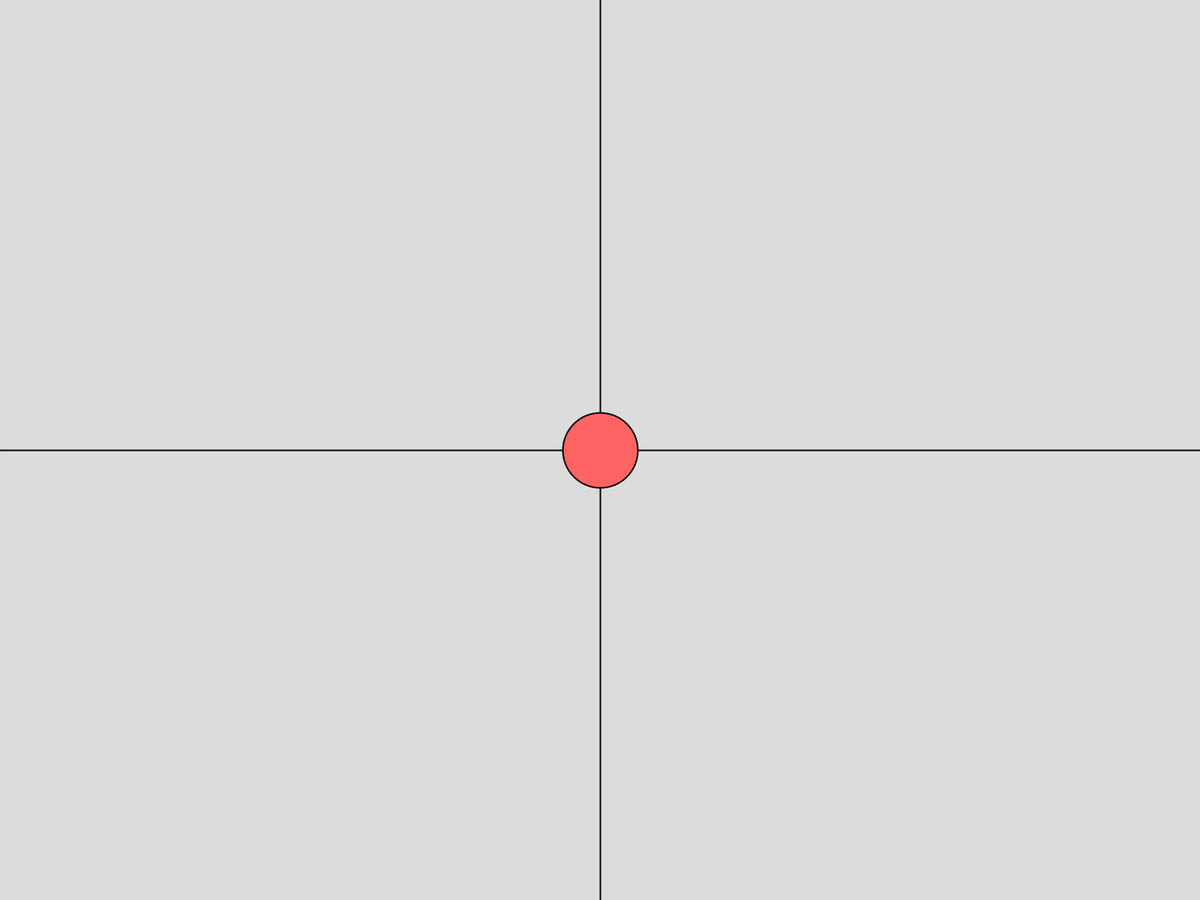
Frame 1 (no input)
Frame 60 (the mouse pressed at the canvas centre just before this capture): identical to frame 1, image omitted
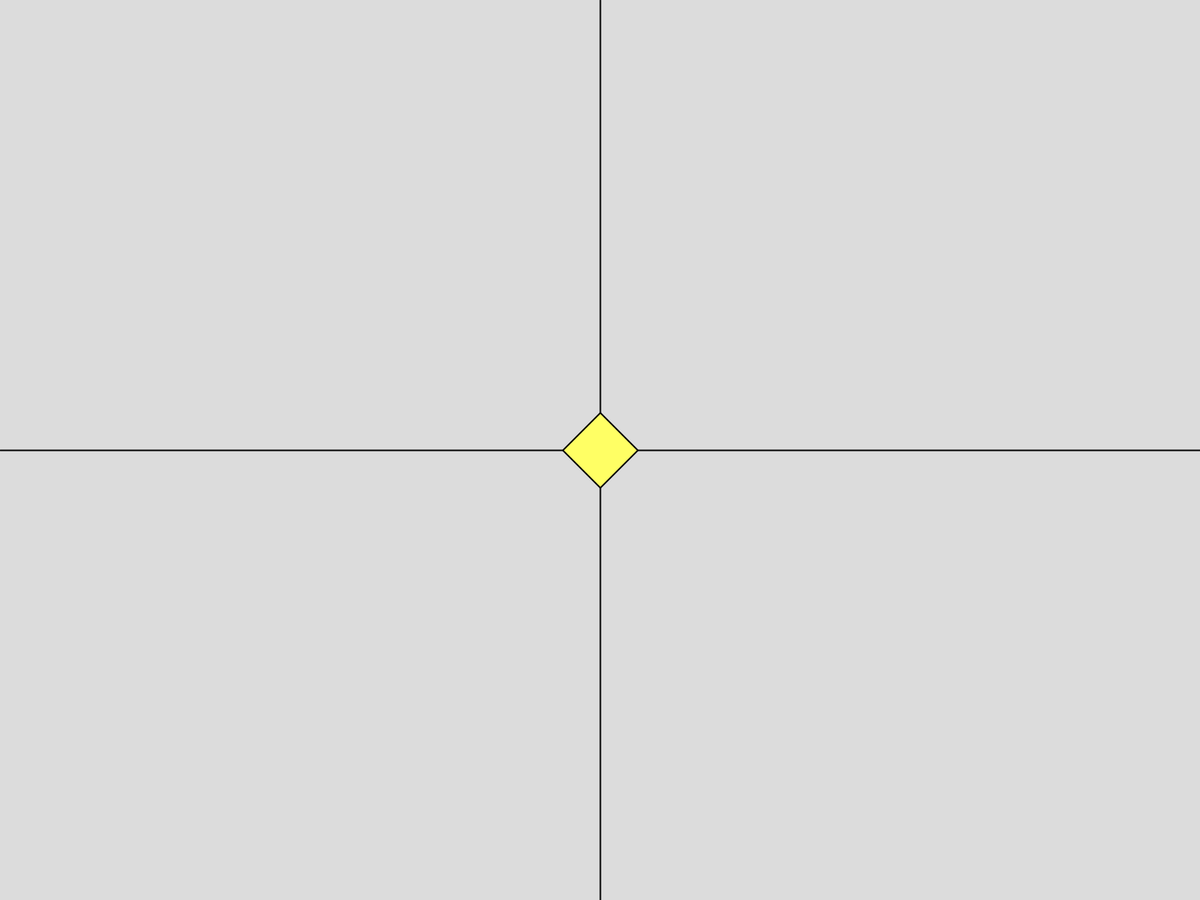
Frame 120 (the mouse held since frame 60 and released just before this capture)

The Processing sketch that drew these frames (run headless with seeded random() and noise(); from frame 60 on, the mouse is pressed at the canvas centre):

// Processing sketch: four_shapes
// ── four_shapes.pde
void setup() {
  //size(400, 400);
  fullScreen();
  strokeWeight(2);
}

void draw() {
  background(220);
  stroke(0);
  line(width/2, 0, width/2, height);
  line(0, height/2, width, height/2);
  
  if (mouseX < width/2 && mouseY < height/2) {
    fill(255, 100, 100);
    circle(width/2, height/2, 100);
  } else if (mouseX >= width/2 && mouseY < height/2) {
    fill(100, 255, 100);
    rectMode(CENTER);
    rect(width/2, height/2, 100, 100);
  } else if (mouseX < width/2 && mouseY >= height/2) {
    fill(100, 100, 255);
    triangle(
      width/2, height/2 - 50,
      width/2 - 50, height/2 + 50,
      width/2 + 50, height/2 + 50
    );
  } else {
    fill(255, 255, 100);
    quad(
      width/2, height/2 - 50,      // top point
      width/2 + 50, height/2,      // right point
      width/2, height/2 + 50,      // bottom point
      width/2 - 50, height/2       // left point
    );
  }
}
